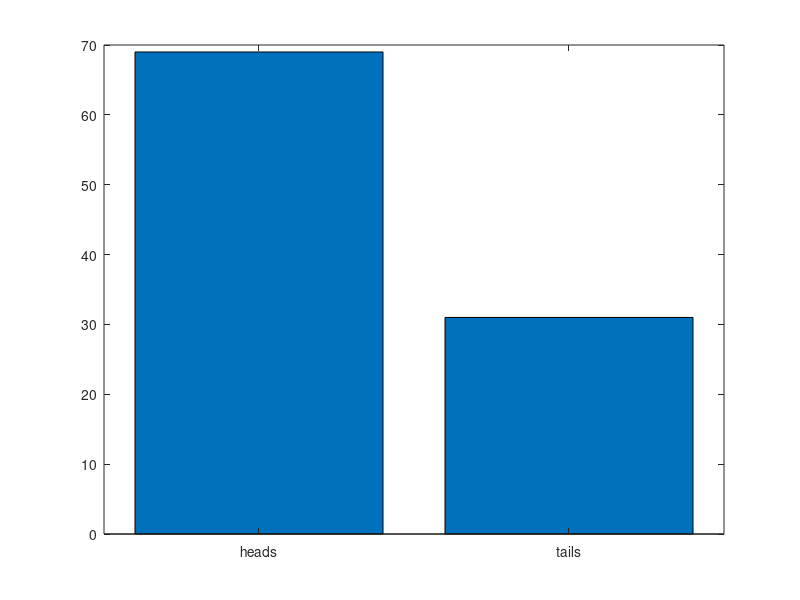

The MATLAB source for this figure:
heads = 0;
tails = 0;
p =  .7;       %%probability of heads
k = 100;        %%%number of flips

for i= 1:k
  if rand <= p
      heads = heads + 1;
  else 
      tails = tails + 1;
  end
end

heads
tails

figure
bar([heads tails])
set(gca,'xticklabel',{'heads'; 'tails'})
hold;
